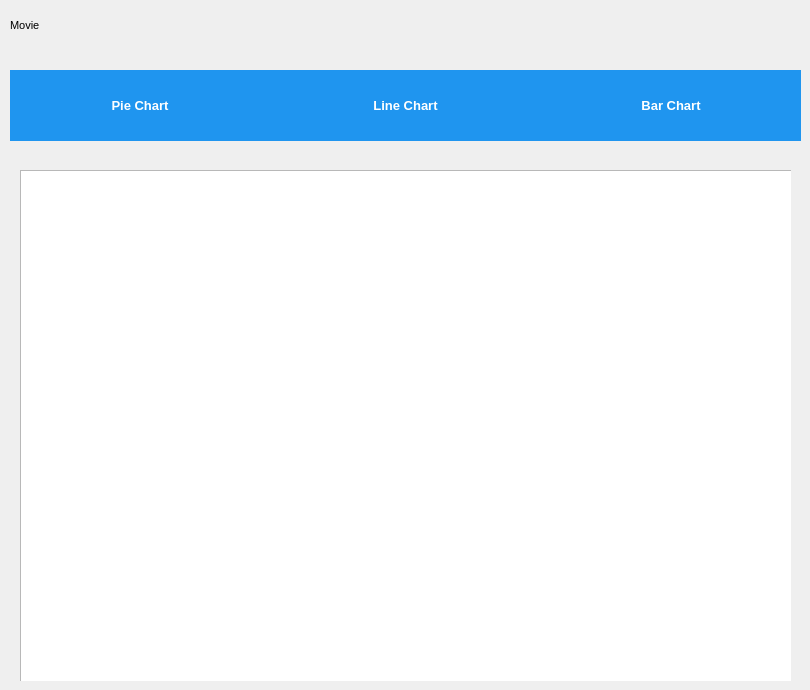
         <widget class="QWidget" name="statistic_page">
          <widget class="QLabel" name="label_8">
           <property name="geometry">
            <rect>
             <x>10</x>
             <y>10</y>
             <width>281</width>
             <height>31</height>
            </rect>
           </property>
           <property name="font">
            <font>
             <pointsize>8</pointsize>
            </font>
           </property>
           <property name="text">
            <string>Movie </string>
           </property>
          </widget>
          <widget class="QWidget" name="widget" native="true">
           <property name="geometry">
            <rect>
             <x>10</x>
             <y>70</y>
             <width>791</width>
             <height>71</height>
            </rect>
           </property>
           <property name="styleSheet">
            <string notr="true">QWidget{
	background-color: rgb(31, 149, 239); 
}
QPushButton{
  color:white;
  height:30px;
  border:none;
  border-radius:10px;
}
QPushButton:checked{
   background-color: #F5FAFE;
   color:#1F95EF; 
   font-weight:bold;
}</string>
           </property>
           <layout class="QHBoxLayout" name="horizontalLayout_5">
            <item>
             <widget class="QPushButton" name="pushButton">
              <property name="font">
               <font>
                <pointsize>10</pointsize>
                <weight>75</weight>
                <bold>true</bold>
               </font>
              </property>
              <property name="text">
               <string>Pie Chart</string>
              </property>
              <property name="icon">
               <iconset>
                <normaloff>Icon/pie_chart_24dp_000000_FILL0_wght400_GRAD0_opsz24.png</normaloff>Icon/pie_chart_24dp_000000_FILL0_wght400_GRAD0_opsz24.png</iconset>
              </property>
              <property name="iconSize">
               <size>
                <width>25</width>
                <height>25</height>
               </size>
              </property>
              <property name="checkable">
               <bool>true</bool>
              </property>
              <property name="autoExclusive">
               <bool>true</bool>
              </property>
             </widget>
            </item>
            <item>
             <widget class="QPushButton" name="pushButton_2">
              <property name="font">
               <font>
                <pointsize>10</pointsize>
                <weight>75</weight>
                <bold>true</bold>
               </font>
              </property>
              <property name="text">
               <string>Line Chart</string>
              </property>
              <property name="icon">
               <iconset>
                <normaloff>Icon/timeline_24dp_000000_FILL0_wght400_GRAD0_opsz24.png</normaloff>Icon/timeline_24dp_000000_FILL0_wght400_GRAD0_opsz24.png</iconset>
              </property>
              <property name="iconSize">
               <size>
                <width>25</width>
                <height>25</height>
               </size>
              </property>
              <property name="checkable">
               <bool>true</bool>
              </property>
              <property name="autoExclusive">
               <bool>true</bool>
              </property>
             </widget>
            </item>
            <item>
             <widget class="QPushButton" name="pushButton_3">
              <property name="font">
               <font>
                <pointsize>10</pointsize>
                <weight>75</weight>
                <bold>true</bold>
               </font>
              </property>
              <property name="text">
               <string>Bar Chart</string>
              </property>
              <property name="icon">
               <iconset>
                <normaloff>Icon/bar_chart_24dp_000000_FILL0_wght400_GRAD0_opsz24.png</normaloff>Icon/bar_chart_24dp_000000_FILL0_wght400_GRAD0_opsz24.png</iconset>
              </property>
              <property name="iconSize">
               <size>
                <width>25</width>
                <height>25</height>
               </size>
              </property>
              <property name="checkable">
               <bool>true</bool>
              </property>
              <property name="autoExclusive">
               <bool>true</bool>
              </property>
             </widget>
            </item>
           </layout>
          </widget>
          <widget class="QStackedWidget" name="stackedWidget_2">
           <property name="geometry">
            <rect>
             <x>10</x>
             <y>160</y>
             <width>781</width>
             <height>521</height>
            </rect>
           </property>
           <widget class="QWidget" name="page">
            <widget class="QChartView" name="graphicsView">
             <property name="geometry">
              <rect>
               <x>10</x>
               <y>10</y>
               <width>791</width>
               <height>521</height>
              </rect>
             </property>
            </widget>
           </widget>
           <widget class="QWidget" name="page_2"/>
          </widget>
         </widget>
